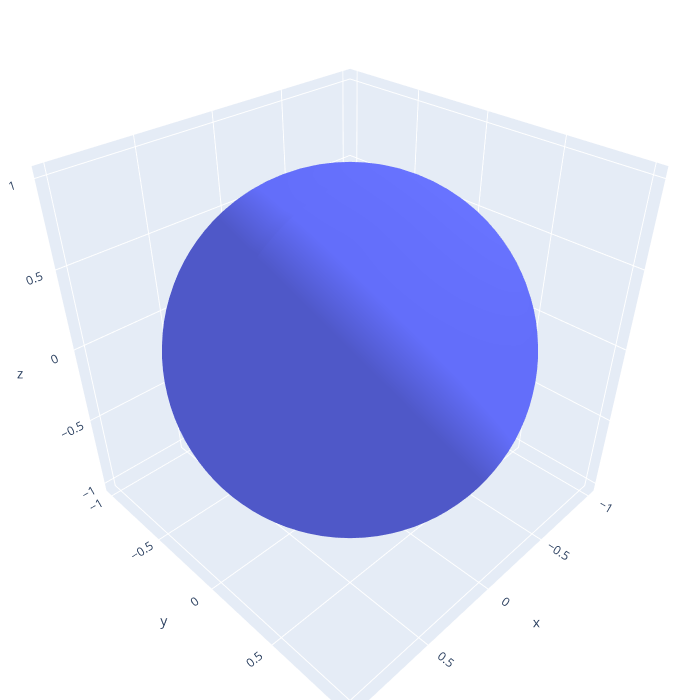

The code cell stored with this chart in its notebook:
### Code cell
fig = go.Figure()

trace = go.Mesh3d(
    x=df_mesh.x, y=df_mesh.y, z=df_mesh.z,
    alphahull=0,
    #mode='markers',
    #marker=dict(size=1),
)
fig.add_trace(trace)

fig.update_layout(
    autosize=False,
    width=700, height=700,
    margin=dict(l=0, r=0, b=0, t=0),
)
fig.show()

### Figure 1 — Plotly figure (JSON) as saved in the notebook; plotly's stock layout.template omitted (floating-point values rounded to 4 significant figures; data arrays with more than 128 entries replaced by an {"elided": "..."} marker saying what was removed)
{"data": [{"alphahull": 0, "type": "mesh3d", "x": {"elided": "12288 float values"}, "y": {"elided": "12288 float values"}, "z": {"elided": "12288 float values"}}], "layout": {"autosize": false, "height": 700, "margin": {"b": 0, "l": 0, "r": 0, "t": 0}, "width": 700}}
